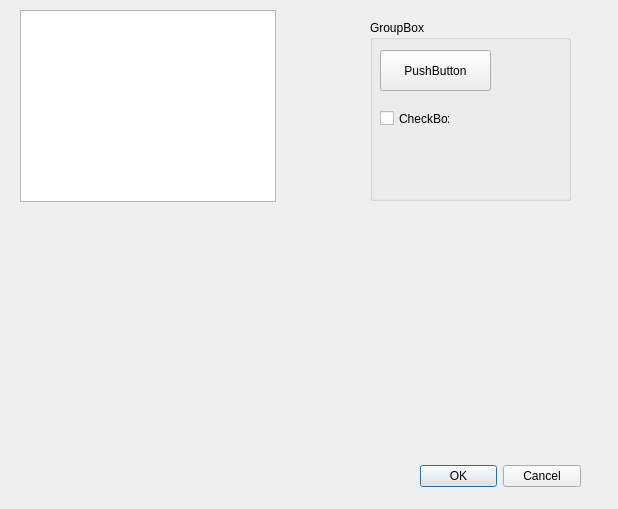
<?xml version="1.0" encoding="UTF-8"?>
<ui version="4.0">
 <class>Dialog</class>
 <widget class="QDialog" name="Dialog">
  <property name="geometry">
   <rect>
    <x>0</x>
    <y>0</y>
    <width>618</width>
    <height>509</height>
   </rect>
  </property>
  <property name="windowTitle">
   <string>Dialog</string>
  </property>
  <widget class="QDialogButtonBox" name="buttonBox">
   <property name="geometry">
    <rect>
     <x>420</x>
     <y>460</y>
     <width>161</width>
     <height>32</height>
    </rect>
   </property>
   <property name="orientation">
    <enum>Qt::Horizontal</enum>
   </property>
   <property name="standardButtons">
    <set>QDialogButtonBox::Cancel|QDialogButtonBox::Ok</set>
   </property>
  </widget>
  <widget class="QListView" name="listView">
   <property name="geometry">
    <rect>
     <x>20</x>
     <y>10</y>
     <width>256</width>
     <height>192</height>
    </rect>
   </property>
  </widget>
  <widget class="QGroupBox" name="groupBox">
   <property name="geometry">
    <rect>
     <x>370</x>
     <y>20</y>
     <width>201</width>
     <height>181</height>
    </rect>
   </property>
   <property name="title">
    <string>GroupBox</string>
   </property>
   <widget class="QPushButton" name="pushButton">
    <property name="geometry">
     <rect>
      <x>10</x>
      <y>30</y>
      <width>111</width>
      <height>41</height>
     </rect>
    </property>
    <property name="text">
     <string>PushButton</string>
    </property>
   </widget>
   <widget class="QCheckBox" name="checkBox">
    <property name="geometry">
     <rect>
      <x>10</x>
      <y>90</y>
      <width>70</width>
      <height>17</height>
     </rect>
    </property>
    <property name="text">
     <string>CheckBox</string>
    </property>
   </widget>
  </widget>
 </widget>
 <resources/>
 <connections>
  <connection>
   <sender>buttonBox</sender>
   <signal>accepted()</signal>
   <receiver>Dialog</receiver>
   <slot>accept()</slot>
   <hints>
    <hint type="sourcelabel">
     <x>248</x>
     <y>254</y>
    </hint>
    <hint type="destinationlabel">
     <x>157</x>
     <y>274</y>
    </hint>
   </hints>
  </connection>
  <connection>
   <sender>buttonBox</sender>
   <signal>rejected()</signal>
   <receiver>Dialog</receiver>
   <slot>reject()</slot>
   <hints>
    <hint type="sourcelabel">
     <x>316</x>
     <y>260</y>
    </hint>
    <hint type="destinationlabel">
     <x>286</x>
     <y>274</y>
    </hint>
   </hints>
  </connection>
 </connections>
</ui>
